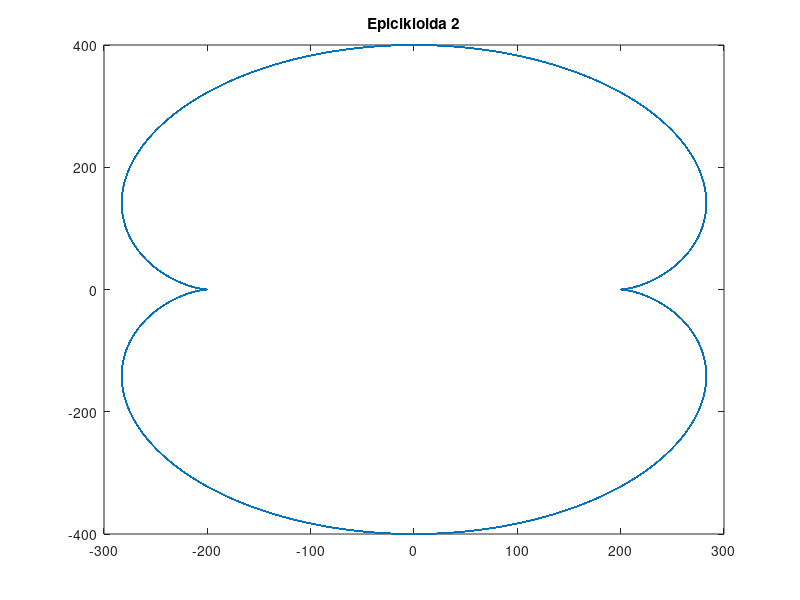

Reproduce this figure in MATLAB.
%% Epicikloida 2

%% Inicijalizacija

close all
clear all
clc

%%

alfa = 0:0.01:100*pi;
a = 100;
k = 2;
x = a*(k+1)*cos(alfa)-a*cos((k+1)*alfa);
y = a*(k+1)*sin(alfa)-a*sin((k+1)*alfa);

figure
plot(x,y)
title('Epicikloida 2')